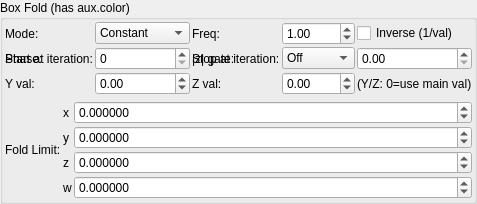
    <widget class="QGroupBox" name="groupBox">
     <property name="title">
      <string>Box Fold (has aux.color)</string>
     </property>
     <layout class="QVBoxLayout" name="verticalLayout_4">
      <property name="leftMargin">
       <number>2</number>
      </property>
      <property name="topMargin">
       <number>2</number>
      </property>
      <property name="rightMargin">
       <number>2</number>
      </property>
      <property name="bottomMargin">
       <number>2</number>
      </property>
      <item>
       <layout class="QGridLayout" name="gridLayout_79" columnstretch="0,1,0,1">
        <property name="spacing">
         <number>2</number>
        </property>
        <item row="2" column="3">
         <widget class="MySpinBox" name="spinboxInt_transf_stop_iterations_B">
          <property name="sizePolicy">
           <sizepolicy hsizetype="Preferred" vsizetype="Maximum">
            <horstretch>0</horstretch>
            <verstretch>0</verstretch>
           </sizepolicy>
          </property>
          <property name="maximum">
           <number>999</number>
          </property>
         </widget>
        </item>
      <item row="1" column="0">
       <widget class="QLabel"><property name="text"><string>Mode:</string></property></widget>
      </item>
      <item row="1" column="1">
       <widget class="MyComboBox" name="comboBox_transf_multiplier_value_mode_1">
        <item><property name="text"><string notr="true">Constant</string></property></item>
        <item><property name="text"><string notr="true">Sine</string></property></item>
        <item><property name="text"><string notr="true">Ramp</string></property></item>
        <item><property name="text"><string notr="true">Exponential</string></property></item>
        <item><property name="text"><string notr="true">Triangle</string></property></item>
        <item><property name="text"><string notr="true">Square</string></property></item>
        <item><property name="text"><string notr="true">Smoothstep</string></property></item>
       </widget>
      </item>
      <item row="1" column="2">
       <widget class="QLabel"><property name="text"><string>Freq:</string></property></widget>
      </item>
      <item row="1" column="3">
       <widget class="MyDoubleSpinBox" name="spinbox_transf_multiplier_frequency_1">
        <property name="minimum"><double>0.01</double></property><property name="maximum"><double>100.0</double></property>
        <property name="singleStep"><double>0.1</double></property><property name="value"><double>1.0</double></property>
       </widget>
      </item>
      <item row="1" column="4" colspan="2">
       <widget class="MyCheckBox" name="checkBox_transf_multiplier_inverse_1">
        <property name="text"><string>Inverse (1/val)</string></property>
       </widget>
      </item>
      <item row="2" column="0">
       <widget class="QLabel"><property name="text"><string>Phase:</string></property></widget>
      </item>
      <item row="2" column="1">
       <widget class="MyDoubleSpinBox" name="spinbox_transf_multiplier_phase_1">
        <property name="minimum"><double>-10.0</double></property><property name="maximum"><double>10.0</double></property>
        <property name="singleStep"><double>0.1</double></property><property name="value"><double>0.0</double></property>
       </widget>
      </item>
      <item row="2" column="2">
       <widget class="QLabel"><property name="text"><string>|z| gate:</string></property></widget>
      </item>
      <item row="2" column="3">
       <widget class="MyComboBox" name="comboBox_transf_multiplier_threshold_mode_1">
        <item><property name="text"><string notr="true">Off</string></property></item>
        <item><property name="text"><string notr="true">&gt; thresh</string></property></item>
        <item><property name="text"><string notr="true">&lt; thresh</string></property></item>
       </widget>
      </item>
      <item row="2" column="4" colspan="2">
       <widget class="MyDoubleSpinBox" name="spinbox_transf_multiplier_threshold_1">
        <property name="minimum"><double>0.0</double></property><property name="maximum"><double>1000.0</double></property>
        <property name="singleStep"><double>0.1</double></property><property name="value"><double>0.0</double></property>
       </widget>
      </item>
      <item row="3" column="0">
       <widget class="QLabel"><property name="text"><string>Y val:</string></property></widget>
      </item>
      <item row="3" column="1">
       <widget class="MyDoubleSpinBox" name="spinbox_transf_multiplier_scale_y_1">
        <property name="minimum"><double>-100.0</double></property><property name="maximum"><double>100.0</double></property>
        <property name="singleStep"><double>0.01</double></property><property name="value"><double>0.0</double></property>
       </widget>
      </item>
      <item row="3" column="2">
       <widget class="QLabel"><property name="text"><string>Z val:</string></property></widget>
      </item>
      <item row="3" column="3">
       <widget class="MyDoubleSpinBox" name="spinbox_transf_multiplier_scale_z_1">
        <property name="minimum"><double>-100.0</double></property><property name="maximum"><double>100.0</double></property>
        <property name="singleStep"><double>0.01</double></property><property name="value"><double>0.0</double></property>
       </widget>
      </item>
      <item row="3" column="4" colspan="2">
       <widget class="QLabel"><property name="text"><string notr="true">(Y/Z: 0=use main val)</string></property></widget>
      </item>
        <item row="2" column="1">
         <widget class="MySpinBox" name="spinboxInt_transf_start_iterations_B">
          <property name="sizePolicy">
           <sizepolicy hsizetype="Minimum" vsizetype="Maximum">
            <horstretch>0</horstretch>
            <verstretch>0</verstretch>
           </sizepolicy>
          </property>
          <property name="minimum">
           <number>0</number>
          </property>
          <property name="maximum">
           <number>999</number>
          </property>
          <property name="value">
           <number>0</number>
          </property>
         </widget>
        </item>
        <item row="2" column="2">
         <widget class="QLabel" name="label_51">
          <property name="text">
           <string>Stop at iteration:</string>
          </property>
         </widget>
        </item>
        <item row="2" column="0">
         <widget class="QLabel" name="label_71">
          <property name="text">
           <string>Start at iteration:</string>
          </property>
         </widget>
        </item>
       </layout>
      </item>
      <item>
       <layout class="QGridLayout" name="gridLayout_64" columnstretch="0,0,1">
        <property name="spacing">
         <number>2</number>
        </property>
        <item row="1" column="1">
         <widget class="QLabel" name="label_116">
          <property name="text">
           <string notr="true">y</string>
          </property>
         </widget>
        </item>
        <item row="1" column="2">
         <widget class="MyDoubleSpinBox" name="spinbox4_transf_offset_1111_y">
          <property name="sizePolicy">
           <sizepolicy hsizetype="Minimum" vsizetype="Maximum">
            <horstretch>0</horstretch>
            <verstretch>0</verstretch>
           </sizepolicy>
          </property>
          <property name="prefix">
           <string/>
          </property>
          <property name="suffix">
           <string/>
          </property>
          <property name="decimals">
           <number>6</number>
          </property>
          <property name="minimum">
           <double>-99.989999999999995</double>
          </property>
          <property name="maximum">
           <double>99.989999999999995</double>
          </property>
          <property name="singleStep">
           <double>0.100000000000000</double>
          </property>
         </widget>
        </item>
        <item row="3" column="2">
         <widget class="MyDoubleSpinBox" name="spinbox4_transf_offset_1111_w">
          <property name="sizePolicy">
           <sizepolicy hsizetype="Minimum" vsizetype="Maximum">
            <horstretch>0</horstretch>
            <verstretch>0</verstretch>
           </sizepolicy>
          </property>
          <property name="prefix">
           <string/>
          </property>
          <property name="suffix">
           <string/>
          </property>
          <property name="decimals">
           <number>6</number>
          </property>
          <property name="minimum">
           <double>-99.989999999999995</double>
          </property>
          <property name="maximum">
           <double>99.989999999999995</double>
          </property>
          <property name="singleStep">
           <double>0.100000000000000</double>
          </property>
         </widget>
        </item>
        <item row="0" column="0" rowspan="4">
         <widget class="QLabel" name="label_95">
          <property name="text">
           <string>Fold Limit:</string>
          </property>
         </widget>
        </item>
        <item row="2" column="1">
         <widget class="QLabel" name="label_119">
          <property name="text">
           <string notr="true">z</string>
          </property>
         </widget>
        </item>
        <item row="0" column="1">
         <widget class="QLabel" name="label_118">
          <property name="text">
           <string notr="true">x</string>
          </property>
         </widget>
        </item>
        <item row="0" column="2">
         <widget class="MyDoubleSpinBox" name="spinbox4_transf_offset_1111_x">
          <property name="sizePolicy">
           <sizepolicy hsizetype="Minimum" vsizetype="Maximum">
            <horstretch>0</horstretch>
            <verstretch>0</verstretch>
           </sizepolicy>
          </property>
          <property name="prefix">
           <string/>
          </property>
          <property name="suffix">
           <string/>
          </property>
          <property name="decimals">
           <number>6</number>
          </property>
          <property name="minimum">
           <double>-99.989999999999995</double>
          </property>
          <property name="maximum">
           <double>99.989999999999995</double>
          </property>
          <property name="singleStep">
           <double>0.100000000000000</double>
          </property>
         </widget>
        </item>
        <item row="2" column="2">
         <widget class="MyDoubleSpinBox" name="spinbox4_transf_offset_1111_z">
          <property name="sizePolicy">
           <sizepolicy hsizetype="Minimum" vsizetype="Maximum">
            <horstretch>0</horstretch>
            <verstretch>0</verstretch>
           </sizepolicy>
          </property>
          <property name="prefix">
           <string/>
          </property>
          <property name="suffix">
           <string/>
          </property>
          <property name="decimals">
           <number>6</number>
          </property>
          <property name="minimum">
           <double>-99.989999999999995</double>
          </property>
          <property name="maximum">
           <double>99.989999999999995</double>
          </property>
          <property name="singleStep">
           <double>0.100000000000000</double>
          </property>
         </widget>
        </item>
        <item row="3" column="1">
         <widget class="QLabel" name="label_117">
          <property name="text">
           <string notr="true">w</string>
          </property>
         </widget>
        </item>
       </layout>
      </item>
     </layout>
    </widget>
